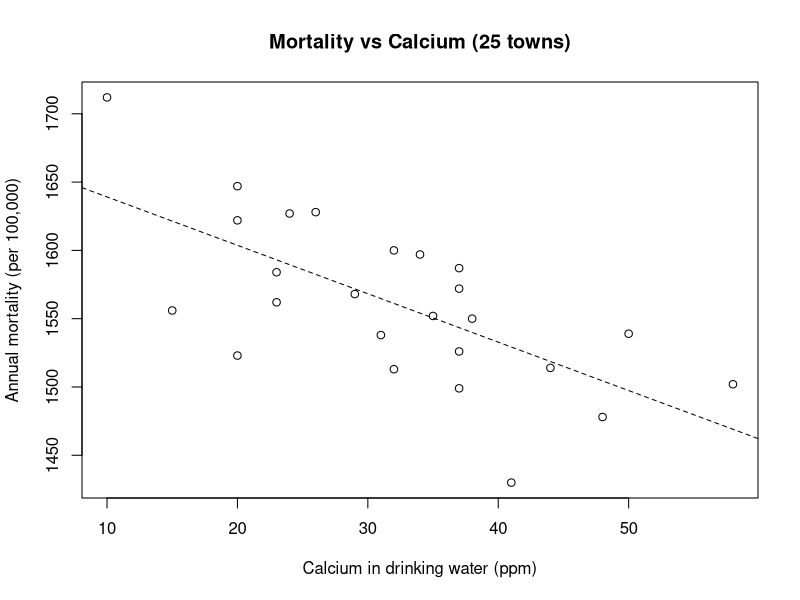
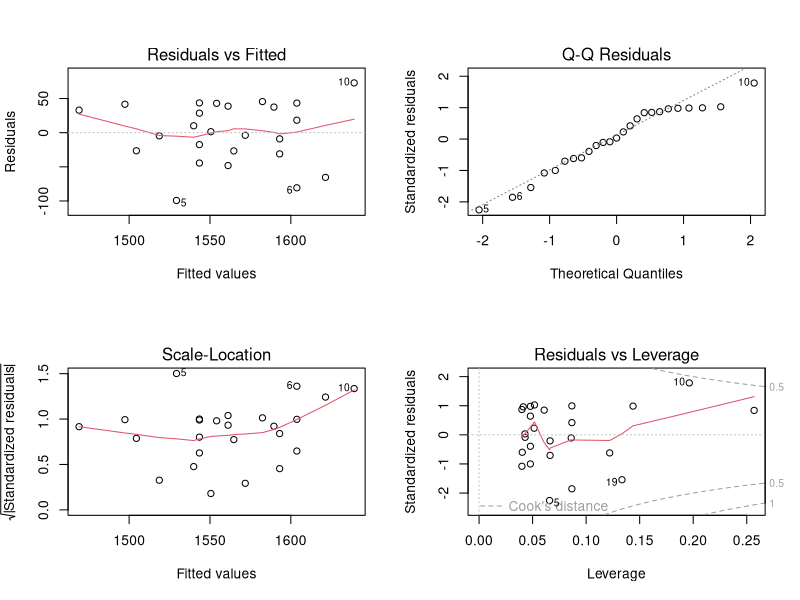

Recreate these plots in R, in order.
# Project: Water hardness (calcium, ppm) and mortality
# Author: Ethan Milne

set.seed(62)

# Folders for a tidy repo
dir.create("data", showWarnings = FALSE)
dir.create("results", showWarnings = FALSE)
dir.create("results/figures", showWarnings = FALSE)



# Use saved samples in /data
x <- read.csv("data/x_canada.csv")[[1]]
y <- read.csv("data/y_usa.csv")[[1]]
m1 <- read.csv("data/mortality_calcium_25towns.csv")

# --- Part A: Compare mean calcium (Canada vs USA) ---------------------------
# Visual checks (optional in headless runs)
# qqnorm(x); qqline(x); qqnorm(y); qqline(y)

t_welch <- t.test(x, y, alternative = "two.sided", var.equal = FALSE, conf.level = 0.95)
mean_diff <- mean(x) - mean(y)

# Nonparametric sensitivity
wilx <- suppressWarnings(wilcox.test(x, y, alternative = "two.sided", conf.int = TRUE))

# --- Part B: Mortality vs Calcium (n = 25 towns) ----------------------------
mortality <- m1[[1]]
calcium   <- m1[[2]]

# Scatter with fitted line (saved to PNG)
png("results/figures/scatter_mortality_calcium.png", width = 900, height = 700, res = 120)
plot(calcium, mortality,
     xlab = "Calcium in drinking water (ppm)",
     ylab = "Annual mortality (per 100,000)",
     main = "Mortality vs Calcium (25 towns)")
abline(lm(mortality ~ calcium), lty = 2)
dev.off()

# Correlation (Pearson primary, Spearman robustness)
cor_pearson  <- cor.test(mortality, calcium, method = "pearson")
cor_spearman <- cor.test(mortality, calcium, method = "spearman", exact = FALSE)

# Linear model: mortality as outcome, calcium as predictor
fit <- lm(mortality ~ calcium)
pred40 <- predict(fit, newdata = data.frame(calcium = 40),
                  interval = "prediction", level = 0.95)

# Diagnostics to PNG
png("results/figures/lm_diagnostics.png", width = 1000, height = 1000, res = 120)
par(mfrow = c(2,2)); plot(fit); par(mfrow = c(1,1))
dev.off()

# --- Outputs saved to a plain-text report -----------------------------------
sink("results/summary.txt")
cat("Calcium comparison (Canada vs USA)\n")
cat("==================================\n")
cat(sprintf("Mean(Canada) = %.3f ppm\n", mean(x)))
cat(sprintf("Mean(USA)    = %.3f ppm\n", mean(y)))
cat(sprintf("Mean difference (Canada - USA) = %.3f ppm\n", mean_diff))
cat(sprintf("Welch t-test: t = %.3f, df = %.1f, p = %.4f\n",
            t_welch$statistic, t_welch$parameter, t_welch$p.value))
cat(sprintf("95%% CI for mean difference: [%.3f, %.3f]\n\n",
            t_welch$conf.int[1], t_welch$conf.int[2]))
cat(sprintf("Wilcoxon rank-sum (robustness): W = %.0f, p = %.4f\n\n",
            wilx$statistic, wilx$p.value))

cat("Mortality vs Calcium\n")
cat("====================\n")
cat(sprintf("Pearson r = %.3f (p = %.4f)\n", cor_pearson$estimate, cor_pearson$p.value))
cat(sprintf("Spearman rho = %.3f (p = %.4f)\n\n",
            cor_spearman$estimate, cor_spearman$p.value))

cat("Linear model: mortality ~ calcium\n")
cat("---------------------------------\n")
print(summary(fit))
cat("\nPrediction for calcium = 40 ppm (95% prediction interval):\n")
print(pred40)
cat("\nSession info:\n")
print(sessionInfo())
sink()

